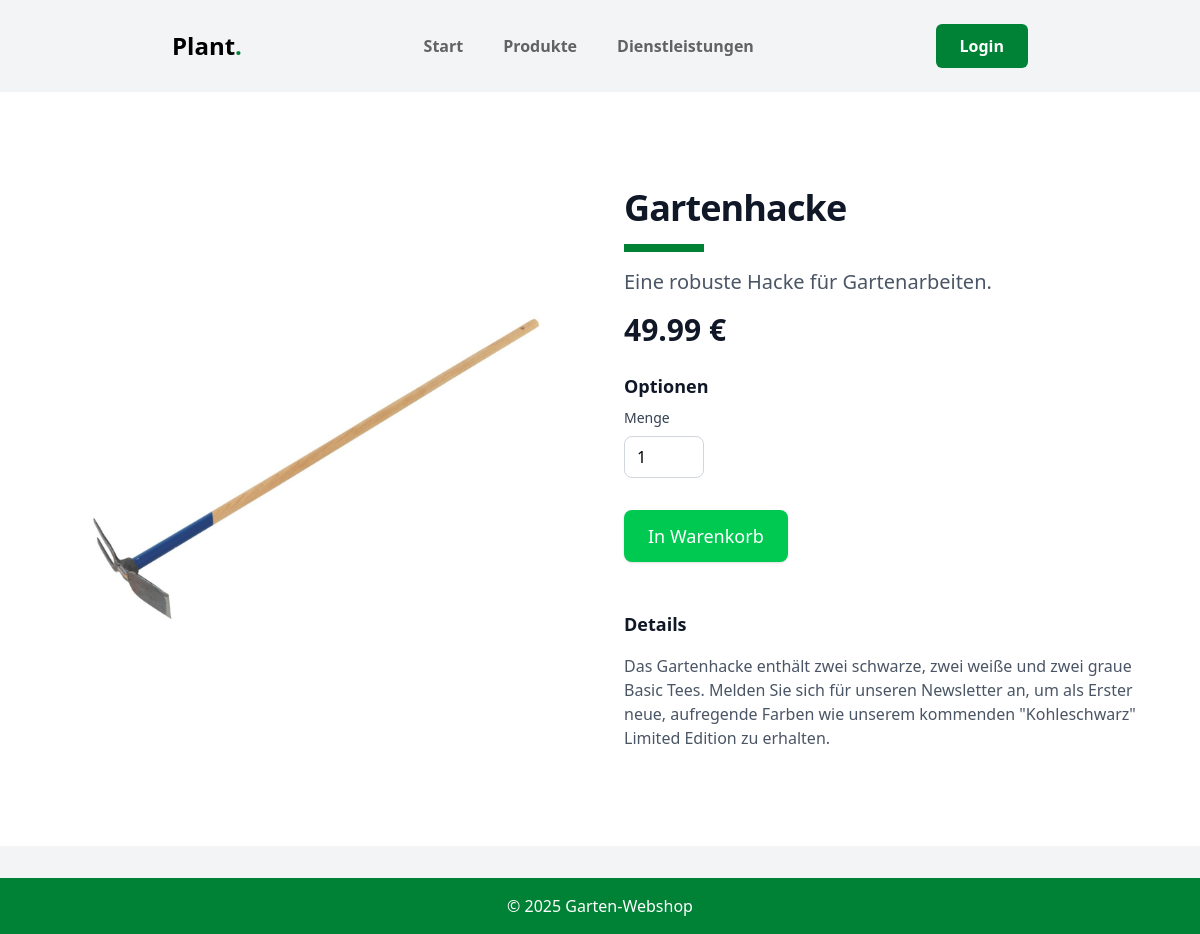
Page /product_detail.php?id=1 on the committed database.
### tables this page shows
CREATE TABLE `products` (
  `id` int(11) NOT NULL AUTO_INCREMENT,
  `name` varchar(255) NOT NULL,
  `description` text DEFAULT NULL,
  `price` decimal(10,2) NOT NULL,
  PRIMARY KEY (`id`)
);

### product_detail.php (the view, shortened to what this page needs)
<?php
$product_id = $_GET['id'];
$db = new mysqli("localhost", "root", "1337", "garden_shop");
$product_query = $db->prepare("SELECT * FROM products WHERE id = ?");
$product_query->bind_param("i", $product_id);
$product_query->execute();
$product = $product_query->get_result()->fetch_assoc();
function sanitizeFilename($string) {
    $transliterationTable = array(
        'ä' => 'ae',
        'ö' => 'oe',
        'ü' => 'ue',
        'Ä' => 'Ae',
        'Ö' => 'Oe',
        'Ü' => 'Ue',
        'ß' => 'ss',
        ' ' => '_'
    );
    $sanitized = strtr($string, $transliterationTable);
    $sanitized = preg_replace('/[^a-zA-Z0-9_\-]/', '', $sanitized);
    return strtolower($sanitized);
}
?>
<!DOCTYPE html>
<html lang="de">
<head>
    <script src="https://unpkg.com/@tailwindcss/browser@4"></script>
    <link rel="stylesheet" href="https://cdnjs.cloudflare.com/ajax/libs/font-awesome/6.4.0/css/all.min.css">
</head>
<body class="bg-gray-100">
    <?php include 'navbar.php'; ?>
    <main class="bg-white">
        <div class="mx-auto max-w-6xl px-4 py-16 sm:px-6 sm:py-24 lg:px-8">
            <div class="grid grid-cols-1 lg:grid-cols-2 gap-x-12 gap-y-10 lg:gap-y-0">
                <div class="flex justify-center">
                    <img src="./images/<?php echo htmlspecialchars(sanitizeFilename($product['name'])); ?>.jpeg" alt="<?php echo htmlspecialchars($product['name']); ?>" class="w-full max-w-2xl rounded-lg object-fit">
                </div>
                <div>
                    <h1 class="text-4xl font-bold tracking-tight text-gray-900"><?php echo htmlspecialchars($product['name']); ?></h1>
                    <div class="w-20 h-2 bg-green-700 my-4"></div>
                    <p class="text-xl text-gray-600 mb-4"><?php echo htmlspecialchars($product['description']); ?></p>
                    <p class="text-3xl font-bold text-gray-900"><?php echo htmlspecialchars($product['price']); ?> €</p>
                    <div class="mt-6">
                        <h3 class="text-lg font-bold text-gray-900 mb-2">Optionen</h3>
                        <div class="flex flex-col md:flex-row md:space-x-4">
                            <div class="mb-4 md:mb-0">
                                <label for="quantity" class="block text-sm font-medium text-gray-700 mb-2">Menge</label>
                                <input
                                    type="number"
                                    id="quantity"
                                    name="quantity"
                                    min="1"
                                    value="1"
                                    class="w-20 px-3 py-2 rounded-lg border border-gray-300 focus:ring-2 focus:ring-green-600 focus:border-transparent transition-colors"
                                />
                            </div>
                        </div>
                    </div>
                    <div class="mt-8">
                        <form action="customer_dashboard.php" method="GET">
                            <button type="submit" class="bg-green-500 text-white text-lg font-medium px-6 py-3 rounded-lg shadow hover:bg-green-600">In Warenkorb</button>
                        </form>
                    </div>
                    <div class="mt-12">
                        <h3 class="text-lg font-bold text-gray-900 mb-4">Details</h3>
                        <p class="text-gray-600">
                            Das <?php echo htmlspecialchars($product['name']); ?> enthält zwei schwarze, zwei weiße und zwei graue Basic Tees. Melden Sie sich für unseren Newsletter an, um als Erster neue, aufregende Farben wie unserem kommenden "Kohleschwarz" Limited Edition zu erhalten.
                        </p>
                    </div>
                </div>
            </div>
        </div>
    </main>
    <footer class="bg-green-700 text-white p-4 mt-8">
        <div class="container mx-auto text-center">
            <p>&copy; 2025 Garten-Webshop</p>
        </div>
    </footer>
</body>
</html>

### rows in the picture
products: name "Gartenhacke", description "Eine robuste Hacke für Gartenarbeiten.", price "49.99"
